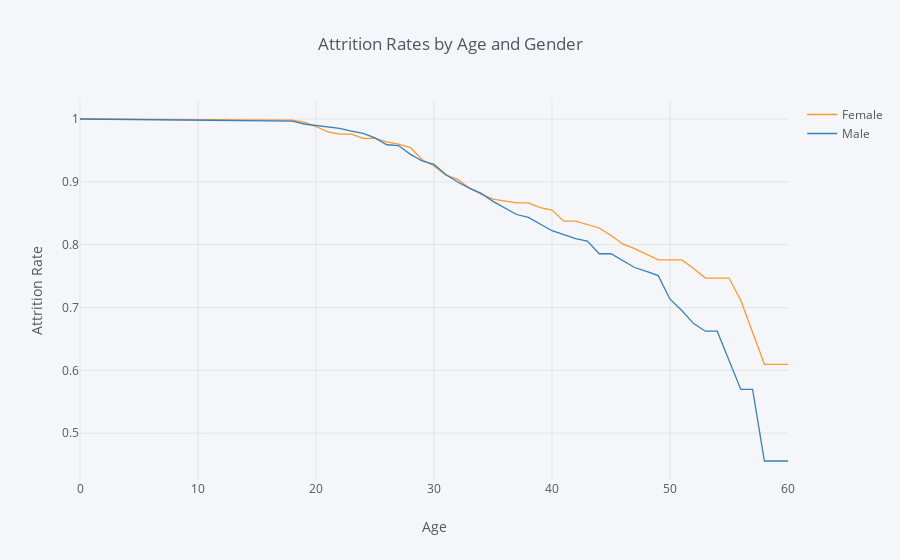

The notebook cell this image was saved under:
### Code cell
survival(data,'Gender','Age','Attrition').iplot(kind='line',
                                                              xTitle='Age',
                                                              yTitle='Attrition Rate',
                                                              title='Attrition Rates by Age and Gender')

### Figure 1 — Plotly figure (JSON) as saved in the notebook; plotly's stock layout.template omitted (floating-point values rounded to 4 significant figures)
{"data": [{"line": {"color": "rgba(255, 153, 51, 1.0)", "dash": "solid", "shape": "linear", "width": 1.3}, "mode": "lines", "name": "Female", "text": "", "type": "scatter", "uid": "a432f70c-e720-4cbd-b0d8-e7be1b5d1985", "x": [0, 18, 19, 20, 21, 22, 23, 24, 25, 26, 27, 28, 29, 30, 31, 32, 33, 34, 35, 36, 37, 38, 39, 40, 41, 42, 43, 44, 45, 46, 47, 48, 49, 50, 51, 52, 53, 54, 55, 56, 57, 58, 59, 60], "y": [1, 0.9983, 0.9949, 0.988, 0.9794, 0.976, 0.976, 0.969, 0.969, 0.9637, 0.9601, 0.9544, 0.9352, 0.9252, 0.9105, 0.904, 0.8901, 0.8804, 0.8725, 0.8696, 0.8665, 0.8665, 0.8591, 0.8551, 0.8374, 0.8374, 0.8322, 0.8266, 0.8146, 0.8011, 0.7936, 0.785, 0.7757, 0.7757, 0.7757, 0.7621, 0.7469, 0.7469, 0.7469, 0.7113, 0.6605, 0.6097, 0.6097, 0.6097]}, {"line": {"color": "rgba(55, 128, 191, 1.0)", "dash": "solid", "shape": "linear", "width": 1.3}, "mode": "lines", "name": "Male", "text": "", "type": "scatter", "uid": "d9181085-c101-43f7-b2f0-3314e2567d2e", "x": [0, 18, 19, 20, 21, 22, 23, 24, 25, 26, 27, 28, 29, 30, 31, 32, 33, 34, 35, 36, 37, 38, 39, 40, 41, 42, 43, 44, 45, 46, 47, 48, 49, 50, 51, 52, 53, 54, 55, 56, 57, 58, 59, 60], "y": [1, 0.9966, 0.9921, 0.9898, 0.9886, 0.9852, 0.9806, 0.977, 0.9699, 0.959, 0.9578, 0.9438, 0.9332, 0.9277, 0.9118, 0.8997, 0.8901, 0.8817, 0.8689, 0.8589, 0.848, 0.8433, 0.8331, 0.8222, 0.8162, 0.8096, 0.8058, 0.7856, 0.7856, 0.7752, 0.7637, 0.7575, 0.7508, 0.7132, 0.6952, 0.6744, 0.6624, 0.6624, 0.6172, 0.5697, 0.5697, 0.4558, 0.4558, 0.4558]}], "layout": {"legend": {"bgcolor": "#F5F6F9", "font": {"color": "#4D5663"}}, "paper_bgcolor": "#F5F6F9", "plot_bgcolor": "#F5F6F9", "title": {"font": {"color": "#4D5663"}, "text": "Attrition Rates by Age and Gender"}, "xaxis": {"gridcolor": "#E1E5ED", "showgrid": true, "tickfont": {"color": "#4D5663"}, "title": {"font": {"color": "#4D5663"}, "text": "Age"}, "zerolinecolor": "#E1E5ED"}, "yaxis": {"gridcolor": "#E1E5ED", "showgrid": true, "tickfont": {"color": "#4D5663"}, "title": {"font": {"color": "#4D5663"}, "text": "Attrition Rate"}, "zerolinecolor": "#E1E5ED"}}}
